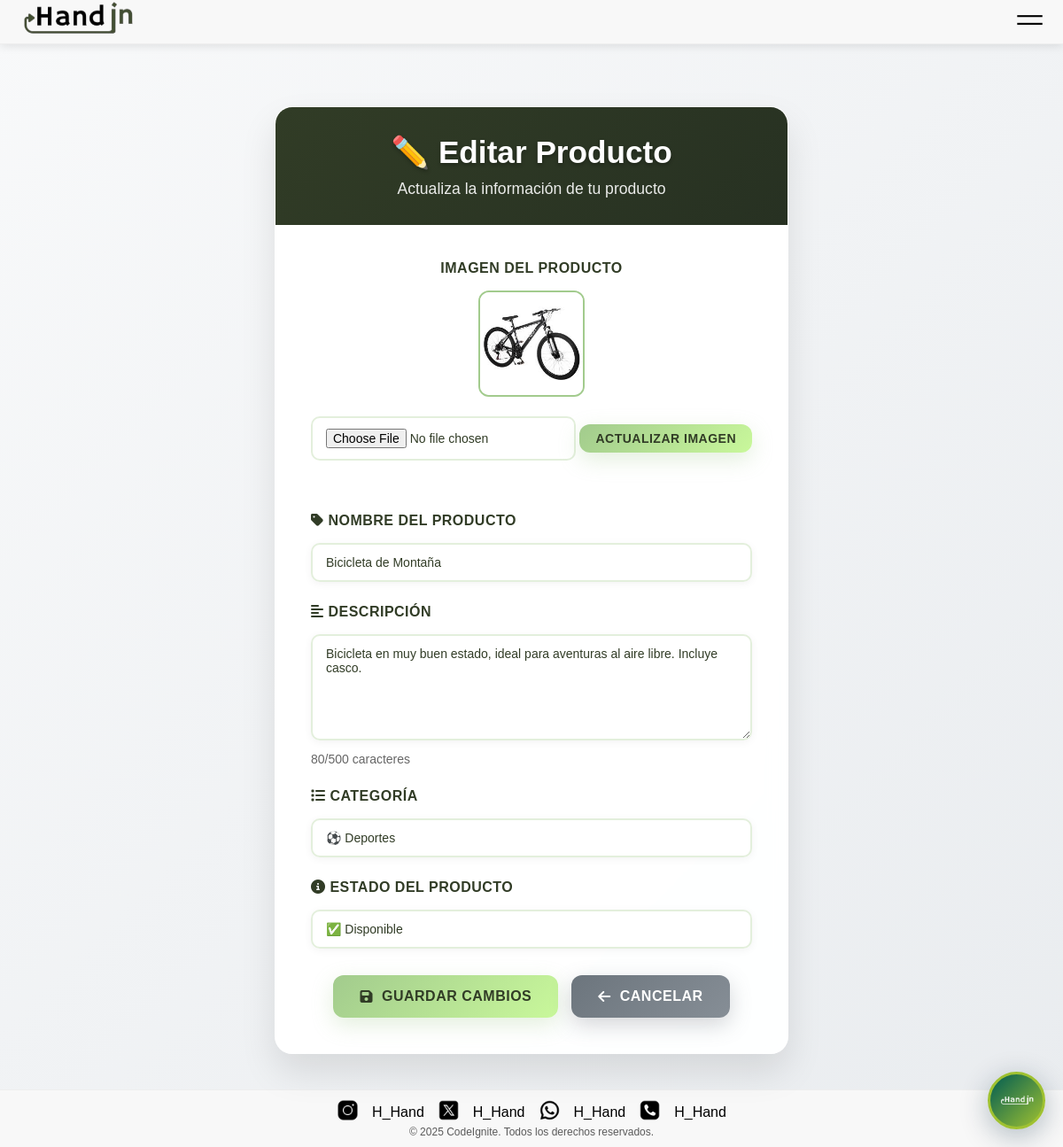
/editar-producto.php?id=6 (signed in), run on the app's committed database.
### tables this page shows
CREATE TABLE IF NOT EXISTS `productos` (
  `id` int NOT NULL AUTO_INCREMENT,
  `user_id` int NOT NULL,
  `nombre` varchar(100) NOT NULL,
  `descripcion` text,
  `imagen` varchar(255) NOT NULL,
  `categoria` varchar(50) DEFAULT NULL,
  `estado` enum('disponible','intercambiado','reservado') DEFAULT 'disponible',
  `created_at` timestamp NULL DEFAULT CURRENT_TIMESTAMP,
  `updated_at` timestamp NULL DEFAULT CURRENT_TIMESTAMP ON UPDATE CURRENT_TIMESTAMP,
  PRIMARY KEY (`id`),
  KEY `user_id` (`user_id`)
);

### editar-producto.php (the view, shortened to what this page needs)
<?php
$producto_id = isset($_GET['id']) ? (int)$_GET['id'] : 0;
$pdo = getConnection();
$stmt = $pdo->prepare("SELECT * FROM productos WHERE id = ? AND user_id = ?");
$stmt->execute([$producto_id, $_SESSION['user_id']]);
$producto = $stmt->fetch(PDO::FETCH_ASSOC);
include 'includes/header.php';
?>
<div class="edit-product-container">
    <div class="edit-product-card">
        <div class="card-header">
            <h1>✏️ Editar Producto</h1>
            <p>Actualiza la información de tu producto</p>
        </div>
        <div class="card-body">
            <div class="form-group" style="text-align:center;">
                <label style="display:block; font-weight:600; margin-bottom:8px;">Imagen del producto</label>
                <div style="margin-bottom:10px;">
                    <img id="producto-img-preview" src="<?php echo !empty($producto['imagen']) ? htmlspecialchars($producto['imagen']) : 'img/productos/default.png'; ?>" alt="Imagen del producto" style="width:120px; height:120px; object-fit:cover; border-radius:12px; border:2px solid #A2CB8D; background:#f8f8f8;">
                </div>
                <form id="form-img-producto" enctype="multipart/form-data" style="display:inline-block;">
                    <input type="file" name="imagen" id="input-img-producto" accept="image/*" style="margin-bottom:8px;">
                    <button type="submit" class="btn btn-primary" style="min-width:unset; padding:8px 18px; font-size:14px;">Actualizar Imagen</button>
                </form>
            </div>
            <form method="POST" action="">
                <div class="form-group">
                    <label for="nombre">
                        <i class="fas fa-tag"></i> Nombre del Producto
                    </label>
                    <input type="text"
                           id="nombre"
                           name="nombre"
                           class="form-control"
                           value="<?php echo htmlspecialchars($producto['nombre']); ?>"
                           required
                           maxlength="100">
                </div>
                <div class="form-group">
                    <label for="descripcion">
                        <i class="fas fa-align-left"></i> Descripción
                    </label>
                    <textarea id="descripcion"
                              name="descripcion"
                              class="form-control"
                              required
                              maxlength="500"
                              placeholder="Describe tu producto en detalle..."><?php echo htmlspecialchars($producto['descripcion']); ?></textarea>
                </div>
                <div class="form-group">
                    <label for="categoria">
                        <i class="fas fa-list"></i> Categoría
                    </label>
                    <select id="categoria" name="categoria" class="form-control form-select">
                        <option value="Deportes" <?php echo $producto['categoria'] === 'Deportes' ? 'selected' : ''; ?>>⚽ Deportes</option>
                    </select>
                </div>
                <div class="form-group">
                    <label for="estado">
                        <i class="fas fa-info-circle"></i> Estado del Producto
                    </label>
                    <select id="estado" name="estado" class="form-control form-select" required>
                        <option value="disponible" <?php echo $producto['estado'] === 'disponible' ? 'selected' : ''; ?>>✅ Disponible</option>
                    </select>
                </div>
                <div class="btn-group">
                    <button type="submit" class="btn btn-primary">
                        <i class="fas fa-save"></i> Guardar Cambios
                    </button>
                    <a href="mis-productos.php" class="btn btn-secondary">
                        <i class="fas fa-arrow-left"></i> Cancelar
                    </a>
                </div>
            </form>
        </div>
    </div>
</div>
<?php include 'includes/footer.php'; ?>

### css/style.css (style rules this page uses)
* { font-family: Arial, sans-serif; padding: 0; margin: 0; box-sizing: border-box; user-select: none; }
a { text-decoration: none; color: inherit; }
.card-body { padding: 16px; flex: 1; display: flex; flex-direction: column; gap: 10px; }
body { min-height: 100vh; display: flex; flex-direction: column; padding-top: 70px; }

### css/perseo-actions.css (style rules this page uses)
.form-group { display: flex; flex-direction: column; gap: 8px; }
.form-group label { color: #313C26; font-weight: 600; font-size: 14px; }
.form-group input, .form-group textarea, .form-group select { padding: 12px 15px; border: 2px solid rgba(162,203,141,0.3); border-radius: 10px; background: rgba(255,255,255,0.9); color: #313C26; font-size: 14px; transition: all 0.2s ease; }
.form-group textarea { min-height: 80px; resize: vertical; }

### editar-producto.php (style rules this page uses)
body { background: linear-gradient(135deg, #f8f9fa 0%, #e9ecef 100%); min-height: 100vh; padding-top: 80px; }
.edit-product-container { max-width: 800px; margin: 40px auto; padding: 0 20px; }
.edit-product-card { background: rgba(255,255,255,0.95); backdrop-filter: blur(10px); border-radius: 20px; box-shadow: 0 20px 40px rgba(0,0,0,0.1); border: 1px solid rgba(255,255,255,0.2); overflow: hidden; }
.card-header { background: linear-gradient(135deg, #313C26 0%, #273122 100%); color: white; padding: 30px; text-align: center; }
.card-header h1 { margin: 0; font-size: 2.2em; font-weight: 700; text-shadow: 0 2px 4px rgba(0,0,0,0.3); }
.card-header p { margin: 10px 0 0 0; opacity: 0.9; font-size: 1.1em; }
.card-body { padding: 40px; }
.form-group { margin-bottom: 25px; }
.form-group label { display: block; margin-bottom: 8px; font-weight: 600; color: #313C26; font-size: 16px; text-transform: uppercase; letter-spacing: 0.5px; }
.form-control { width: 100%; padding: 15px 20px; border: 2px solid #e9ecef; border-radius: 12px; font-size: 16px; transition: all 0.3s ease; background: #fff; box-shadow: 0 2px 10px rgba(0,0,0,0.05); }
textarea.form-control { resize: vertical; min-height: 120px; }
.form-select { appearance: none; background-position: right 12px center; background-repeat: no-repeat; background-size: 16px; padding-right: 40px; }
.btn-group { display: flex; gap: 15px; justify-content: center; margin-top: 30px; }
.btn { padding: 15px 30px; border: none; border-radius: 12px; font-size: 16px; font-weight: 600; cursor: pointer; transition: all 0.3s ease; text-decoration: none; display: inline-flex; align-items: center; gap: 10px; text-transform: uppercase; letter-spacing: 0.5px; min-width: 150px; justify-content: center; }
.btn-primary { background: linear-gradient(135deg, #A2CB8D, #C9F89B); color: #313C26; box-shadow: 0 8px 25px rgba(162,203,141,0.3); }
.btn-secondary { background: linear-gradient(135deg, #6c757d, #868e96); color: white; box-shadow: 0 8px 25px rgba(108,117,125,0.3); }

### data on the page
productos: imagen (picture), nombre "Bicicleta de Montaña", descripcion "Bicicleta en muy buen estado, ideal para aventuras al aire libre. Incluye casco.", categoria "⚽ Deportes", estado "✅ Disponible"
